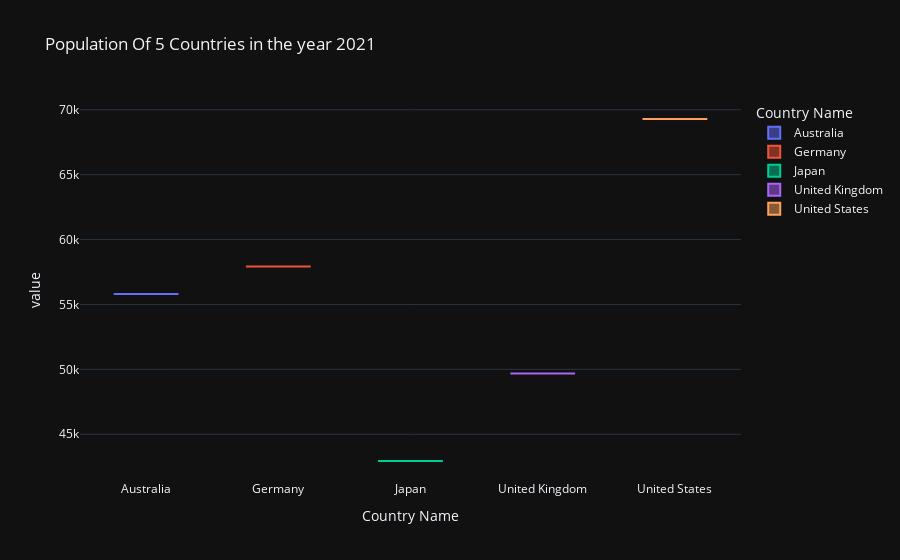

The cell this chart's notebook holds for it:
### Markdown cell above
### Population of the countries I have choosen  using box plot in "2021"

### Code cell
fig = px.box(world_dev4, x="Country Name", y="value",color = "Country Name" ,title = "Population Of 5 Countries in the year 2021",template = "plotly_dark")
fig.show()

### Figure 1 — Plotly figure (JSON) as saved in the notebook; plotly's stock layout.template omitted (floating-point values rounded to 4 significant figures)
{"data": [{"alignmentgroup": "True", "hovertemplate": "Country Name=%{x}<br>value=%{y}<extra></extra>", "legendgroup": "Australia", "marker": {"color": "#636efa"}, "name": "Australia", "notched": false, "offsetgroup": "Australia", "orientation": "v", "showlegend": true, "type": "box", "x": ["Australia"], "x0": " ", "xaxis": "x", "y": [55810.0], "y0": " ", "yaxis": "y"}, {"alignmentgroup": "True", "hovertemplate": "Country Name=%{x}<br>value=%{y}<extra></extra>", "legendgroup": "Germany", "marker": {"color": "#EF553B"}, "name": "Germany", "notched": false, "offsetgroup": "Germany", "orientation": "v", "showlegend": true, "type": "box", "x": ["Germany"], "x0": " ", "xaxis": "x", "y": [57930.0], "y0": " ", "yaxis": "y"}, {"alignmentgroup": "True", "hovertemplate": "Country Name=%{x}<br>value=%{y}<extra></extra>", "legendgroup": "Japan", "marker": {"color": "#00cc96"}, "name": "Japan", "notched": false, "offsetgroup": "Japan", "orientation": "v", "showlegend": true, "type": "box", "x": ["Japan"], "x0": " ", "xaxis": "x", "y": [42940.0], "y0": " ", "yaxis": "y"}, {"alignmentgroup": "True", "hovertemplate": "Country Name=%{x}<br>value=%{y}<extra></extra>", "legendgroup": "United Kingdom", "marker": {"color": "#ab63fa"}, "name": "United Kingdom", "notched": false, "offsetgroup": "United Kingdom", "orientation": "v", "showlegend": true, "type": "box", "x": ["United Kingdom"], "x0": " ", "xaxis": "x", "y": [49680.0], "y0": " ", "yaxis": "y"}, {"alignmentgroup": "True", "hovertemplate": "Country Name=%{x}<br>value=%{y}<extra></extra>", "legendgroup": "United States", "marker": {"color": "#FFA15A"}, "name": "United States", "notched": false, "offsetgroup": "United States", "orientation": "v", "showlegend": true, "type": "box", "x": ["United States"], "x0": " ", "xaxis": "x", "y": [69290.0], "y0": " ", "yaxis": "y"}], "layout": {"boxmode": "overlay", "legend": {"title": {"text": "Country Name"}, "tracegroupgap": 0}, "title": {"text": "Population Of 5 Countries in the year 2021"}, "xaxis": {"anchor": "y", "categoryarray": ["Australia", "Germany", "Japan", "United Kingdom", "United States"], "categoryorder": "array", "domain": [0, 1], "title": {"text": "Country Name"}}, "yaxis": {"anchor": "x", "domain": [0, 1], "title": {"text": "value"}}}}
